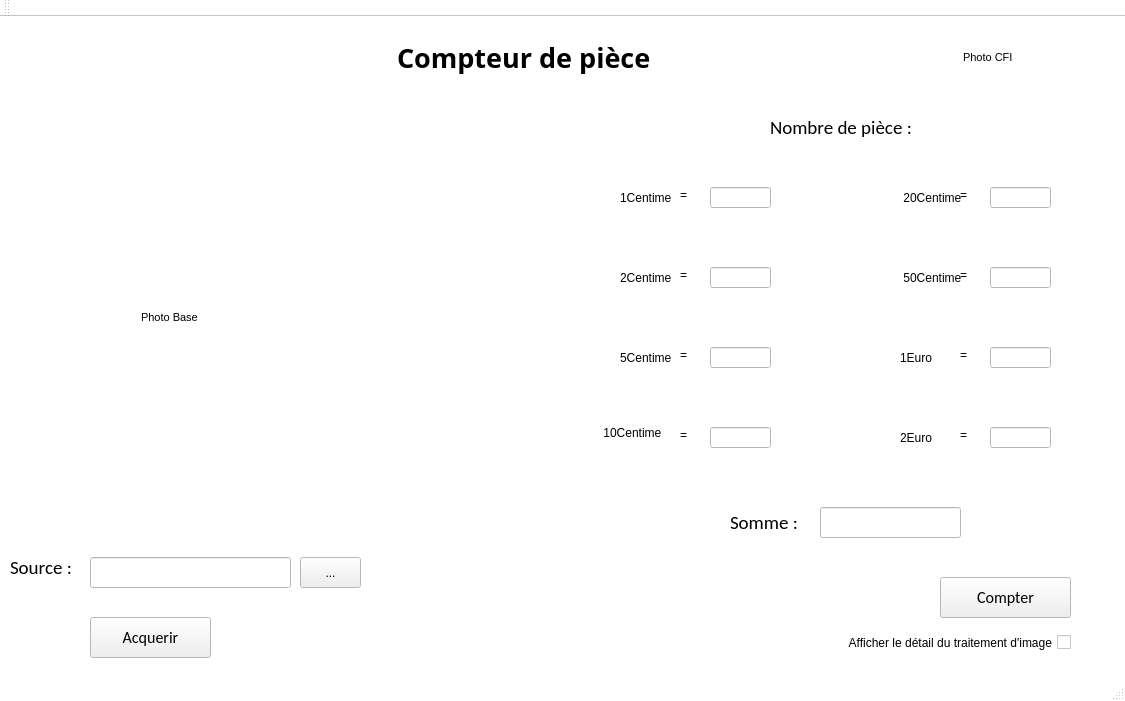
<?xml version="1.0" encoding="UTF-8"?>
<ui version="4.0">
 <class>MainWindow</class>
 <widget class="QMainWindow" name="MainWindow">
  <property name="geometry">
   <rect>
    <x>0</x>
    <y>0</y>
    <width>1125</width>
    <height>701</height>
   </rect>
  </property>
  <property name="palette">
   <palette>
    <active>
     <colorrole role="Base">
      <brush brushstyle="SolidPattern">
       <color alpha="255">
        <red>255</red>
        <green>255</green>
        <blue>255</blue>
       </color>
      </brush>
     </colorrole>
     <colorrole role="Window">
      <brush brushstyle="SolidPattern">
       <color alpha="255">
        <red>255</red>
        <green>255</green>
        <blue>255</blue>
       </color>
      </brush>
     </colorrole>
    </active>
    <inactive>
     <colorrole role="Base">
      <brush brushstyle="SolidPattern">
       <color alpha="255">
        <red>255</red>
        <green>255</green>
        <blue>255</blue>
       </color>
      </brush>
     </colorrole>
     <colorrole role="Window">
      <brush brushstyle="SolidPattern">
       <color alpha="255">
        <red>255</red>
        <green>255</green>
        <blue>255</blue>
       </color>
      </brush>
     </colorrole>
    </inactive>
    <disabled>
     <colorrole role="Base">
      <brush brushstyle="SolidPattern">
       <color alpha="255">
        <red>255</red>
        <green>255</green>
        <blue>255</blue>
       </color>
      </brush>
     </colorrole>
     <colorrole role="Window">
      <brush brushstyle="SolidPattern">
       <color alpha="255">
        <red>255</red>
        <green>255</green>
        <blue>255</blue>
       </color>
      </brush>
     </colorrole>
    </disabled>
   </palette>
  </property>
  <property name="windowTitle">
   <string>MainWindow</string>
  </property>
  <widget class="QWidget" name="centralWidget">
   <widget class="QLabel" name="label">
    <property name="geometry">
     <rect>
      <x>390</x>
      <y>20</y>
      <width>451</width>
      <height>41</height>
     </rect>
    </property>
    <property name="palette">
     <palette>
      <active>
       <colorrole role="Text">
        <brush brushstyle="SolidPattern">
         <color alpha="255">
          <red>0</red>
          <green>0</green>
          <blue>255</blue>
         </color>
        </brush>
       </colorrole>
      </active>
      <inactive>
       <colorrole role="Text">
        <brush brushstyle="SolidPattern">
         <color alpha="255">
          <red>0</red>
          <green>0</green>
          <blue>255</blue>
         </color>
        </brush>
       </colorrole>
      </inactive>
      <disabled>
       <colorrole role="Text">
        <brush brushstyle="SolidPattern">
         <color alpha="255">
          <red>120</red>
          <green>120</green>
          <blue>120</blue>
         </color>
        </brush>
       </colorrole>
      </disabled>
     </palette>
    </property>
    <property name="font">
     <font>
      <family>Source Code Pro</family>
      <pointsize>20</pointsize>
      <weight>75</weight>
      <italic>false</italic>
      <bold>true</bold>
     </font>
    </property>
    <property name="text">
     <string> Compteur de pièce</string>
    </property>
   </widget>
   <widget class="QLabel" name="lPhotoBase">
    <property name="geometry">
     <rect>
      <x>10</x>
      <y>110</y>
      <width>511</width>
      <height>381</height>
     </rect>
    </property>
    <property name="font">
     <font>
      <pointsize>8</pointsize>
     </font>
    </property>
    <property name="text">
     <string>                                           Photo Base</string>
    </property>
   </widget>
   <widget class="QPushButton" name="pbAcquerir">
    <property name="geometry">
     <rect>
      <x>90</x>
      <y>600</y>
      <width>121</width>
      <height>41</height>
     </rect>
    </property>
    <property name="font">
     <font>
      <family>Calibri</family>
      <pointsize>12</pointsize>
     </font>
    </property>
    <property name="text">
     <string>Acquerir</string>
    </property>
   </widget>
   <widget class="QToolButton" name="tbSource">
    <property name="geometry">
     <rect>
      <x>300</x>
      <y>540</y>
      <width>61</width>
      <height>31</height>
     </rect>
    </property>
    <property name="text">
     <string>...</string>
    </property>
   </widget>
   <widget class="QLineEdit" name="leSource">
    <property name="geometry">
     <rect>
      <x>90</x>
      <y>540</y>
      <width>201</width>
      <height>31</height>
     </rect>
    </property>
   </widget>
   <widget class="QLabel" name="label_2">
    <property name="geometry">
     <rect>
      <x>10</x>
      <y>530</y>
      <width>81</width>
      <height>41</height>
     </rect>
    </property>
    <property name="font">
     <font>
      <family>Calibri</family>
      <pointsize>14</pointsize>
     </font>
    </property>
    <property name="text">
     <string>Source :</string>
    </property>
   </widget>
   <widget class="QLabel" name="label_3">
    <property name="geometry">
     <rect>
      <x>680</x>
      <y>170</y>
      <width>31</width>
      <height>16</height>
     </rect>
    </property>
    <property name="text">
     <string>=</string>
    </property>
   </widget>
   <widget class="QLabel" name="label_4">
    <property name="geometry">
     <rect>
      <x>680</x>
      <y>250</y>
      <width>31</width>
      <height>16</height>
     </rect>
    </property>
    <property name="text">
     <string>=</string>
    </property>
   </widget>
   <widget class="QLabel" name="label_5">
    <property name="geometry">
     <rect>
      <x>680</x>
      <y>330</y>
      <width>31</width>
      <height>16</height>
     </rect>
    </property>
    <property name="text">
     <string>=</string>
    </property>
   </widget>
   <widget class="QLabel" name="label_6">
    <property name="geometry">
     <rect>
      <x>680</x>
      <y>410</y>
      <width>31</width>
      <height>16</height>
     </rect>
    </property>
    <property name="text">
     <string>=</string>
    </property>
   </widget>
   <widget class="QLabel" name="label_8">
    <property name="geometry">
     <rect>
      <x>770</x>
      <y>90</y>
      <width>211</width>
      <height>41</height>
     </rect>
    </property>
    <property name="font">
     <font>
      <family>Calibri</family>
      <pointsize>14</pointsize>
     </font>
    </property>
    <property name="text">
     <string>Nombre de pièce :</string>
    </property>
   </widget>
   <widget class="QLineEdit" name="le1Centime">
    <property name="geometry">
     <rect>
      <x>710</x>
      <y>170</y>
      <width>61</width>
      <height>21</height>
     </rect>
    </property>
    <property name="readOnly">
     <bool>true</bool>
    </property>
   </widget>
   <widget class="QPushButton" name="pbCompter">
    <property name="geometry">
     <rect>
      <x>940</x>
      <y>560</y>
      <width>131</width>
      <height>41</height>
     </rect>
    </property>
    <property name="font">
     <font>
      <family>Calibri</family>
      <pointsize>12</pointsize>
     </font>
    </property>
    <property name="text">
     <string>Compter</string>
    </property>
   </widget>
   <widget class="QLineEdit" name="le2Centime">
    <property name="geometry">
     <rect>
      <x>710</x>
      <y>250</y>
      <width>61</width>
      <height>21</height>
     </rect>
    </property>
    <property name="readOnly">
     <bool>true</bool>
    </property>
   </widget>
   <widget class="QLineEdit" name="le5Centime">
    <property name="geometry">
     <rect>
      <x>710</x>
      <y>330</y>
      <width>61</width>
      <height>21</height>
     </rect>
    </property>
    <property name="readOnly">
     <bool>true</bool>
    </property>
   </widget>
   <widget class="QLineEdit" name="le10Centime">
    <property name="geometry">
     <rect>
      <x>710</x>
      <y>410</y>
      <width>61</width>
      <height>21</height>
     </rect>
    </property>
    <property name="readOnly">
     <bool>true</bool>
    </property>
   </widget>
   <widget class="QLabel" name="label_9">
    <property name="geometry">
     <rect>
      <x>960</x>
      <y>170</y>
      <width>31</width>
      <height>16</height>
     </rect>
    </property>
    <property name="text">
     <string>=</string>
    </property>
   </widget>
   <widget class="QLabel" name="label_10">
    <property name="geometry">
     <rect>
      <x>960</x>
      <y>410</y>
      <width>31</width>
      <height>16</height>
     </rect>
    </property>
    <property name="text">
     <string>=</string>
    </property>
   </widget>
   <widget class="QLineEdit" name="le50Centime">
    <property name="geometry">
     <rect>
      <x>990</x>
      <y>250</y>
      <width>61</width>
      <height>21</height>
     </rect>
    </property>
    <property name="readOnly">
     <bool>true</bool>
    </property>
   </widget>
   <widget class="QLineEdit" name="le1Euro">
    <property name="geometry">
     <rect>
      <x>990</x>
      <y>330</y>
      <width>61</width>
      <height>21</height>
     </rect>
    </property>
    <property name="readOnly">
     <bool>true</bool>
    </property>
   </widget>
   <widget class="QLabel" name="label_12">
    <property name="geometry">
     <rect>
      <x>960</x>
      <y>330</y>
      <width>31</width>
      <height>16</height>
     </rect>
    </property>
    <property name="text">
     <string>=</string>
    </property>
   </widget>
   <widget class="QLineEdit" name="le2Euro">
    <property name="geometry">
     <rect>
      <x>990</x>
      <y>410</y>
      <width>61</width>
      <height>21</height>
     </rect>
    </property>
    <property name="readOnly">
     <bool>true</bool>
    </property>
   </widget>
   <widget class="QLabel" name="label_13">
    <property name="geometry">
     <rect>
      <x>960</x>
      <y>250</y>
      <width>31</width>
      <height>16</height>
     </rect>
    </property>
    <property name="text">
     <string>=</string>
    </property>
   </widget>
   <widget class="QLineEdit" name="le20Centime">
    <property name="geometry">
     <rect>
      <x>990</x>
      <y>170</y>
      <width>61</width>
      <height>21</height>
     </rect>
    </property>
    <property name="readOnly">
     <bool>true</bool>
    </property>
   </widget>
   <widget class="QLabel" name="label_14">
    <property name="geometry">
     <rect>
      <x>730</x>
      <y>490</y>
      <width>91</width>
      <height>31</height>
     </rect>
    </property>
    <property name="font">
     <font>
      <family>Calibri</family>
      <pointsize>14</pointsize>
     </font>
    </property>
    <property name="text">
     <string>Somme :</string>
    </property>
   </widget>
   <widget class="QLineEdit" name="leSomme">
    <property name="geometry">
     <rect>
      <x>820</x>
      <y>490</y>
      <width>141</width>
      <height>31</height>
     </rect>
    </property>
    <property name="readOnly">
     <bool>true</bool>
    </property>
   </widget>
   <widget class="QLabel" name="lPhotoCFI">
    <property name="geometry">
     <rect>
      <x>960</x>
      <y>0</y>
      <width>171</width>
      <height>81</height>
     </rect>
    </property>
    <property name="font">
     <font>
      <pointsize>8</pointsize>
     </font>
    </property>
    <property name="text">
     <string> Photo CFI</string>
    </property>
   </widget>
   <widget class="QLabel" name="l1Centime">
    <property name="geometry">
     <rect>
      <x>620</x>
      <y>150</y>
      <width>81</width>
      <height>61</height>
     </rect>
    </property>
    <property name="text">
     <string>1Centime</string>
    </property>
   </widget>
   <widget class="QLabel" name="l2Centime">
    <property name="geometry">
     <rect>
      <x>620</x>
      <y>230</y>
      <width>81</width>
      <height>61</height>
     </rect>
    </property>
    <property name="text">
     <string>2Centime</string>
    </property>
   </widget>
   <widget class="QLabel" name="l5Centime">
    <property name="geometry">
     <rect>
      <x>620</x>
      <y>310</y>
      <width>81</width>
      <height>61</height>
     </rect>
    </property>
    <property name="text">
     <string>5Centime</string>
    </property>
   </widget>
   <widget class="QLabel" name="l10Centime">
    <property name="geometry">
     <rect>
      <x>600</x>
      <y>380</y>
      <width>81</width>
      <height>71</height>
     </rect>
    </property>
    <property name="text">
     <string> 10Centime</string>
    </property>
   </widget>
   <widget class="QLabel" name="l20Centime">
    <property name="geometry">
     <rect>
      <x>900</x>
      <y>150</y>
      <width>81</width>
      <height>61</height>
     </rect>
    </property>
    <property name="text">
     <string> 20Centime</string>
    </property>
   </widget>
   <widget class="QLabel" name="l50Centime">
    <property name="geometry">
     <rect>
      <x>900</x>
      <y>230</y>
      <width>81</width>
      <height>61</height>
     </rect>
    </property>
    <property name="text">
     <string> 50Centime</string>
    </property>
   </widget>
   <widget class="QLabel" name="l1Euro">
    <property name="geometry">
     <rect>
      <x>900</x>
      <y>310</y>
      <width>81</width>
      <height>61</height>
     </rect>
    </property>
    <property name="text">
     <string>1Euro</string>
    </property>
   </widget>
   <widget class="QLabel" name="l2Euro">
    <property name="geometry">
     <rect>
      <x>900</x>
      <y>390</y>
      <width>81</width>
      <height>61</height>
     </rect>
    </property>
    <property name="text">
     <string>2Euro</string>
    </property>
   </widget>
   <widget class="QCheckBox" name="cbDetail">
    <property name="geometry">
     <rect>
      <x>810</x>
      <y>600</y>
      <width>261</width>
      <height>51</height>
     </rect>
    </property>
    <property name="layoutDirection">
     <enum>Qt::RightToLeft</enum>
    </property>
    <property name="text">
     <string>Afficher le détail du traitement d'image</string>
    </property>
   </widget>
  </widget>
  <widget class="QMenuBar" name="menuBar">
   <property name="geometry">
    <rect>
     <x>0</x>
     <y>0</y>
     <width>1125</width>
     <height>26</height>
    </rect>
   </property>
  </widget>
  <widget class="QToolBar" name="mainToolBar">
   <attribute name="toolBarArea">
    <enum>TopToolBarArea</enum>
   </attribute>
   <attribute name="toolBarBreak">
    <bool>false</bool>
   </attribute>
  </widget>
  <widget class="QStatusBar" name="statusBar"/>
 </widget>
 <layoutdefault spacing="6" margin="11"/>
 <resources/>
 <connections/>
</ui>
